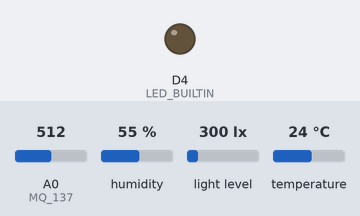
Simulated run of this sketch. Board: ESP8266 (NodeMCU). Parts: output pins drawn as LEDs (lit = HIGH, except the on-board LED, lit = LOW). The inputs (shaded band) are chosen by the test bench; at power-on: A0 (MQ_137) = 512, humidity 55 %, light level 300 lx, temperature 24 °C. WiFi joins after 1.5 s; servers stay silent unless stated; what the sketch prints to the serial monitor is not drawn.

Above: at 1.9 s.
At 101.92 s:
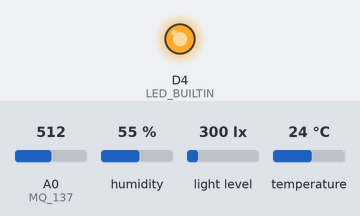
Timing chart, 0 to 103.5 s (numbered marks = the images above):
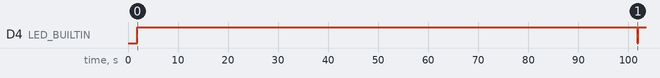

Measured:
- by itself, D4 (LED_BUILTIN): LOW → HIGH at 1.8 s, → LOW 100 s later, → HIGH 0.21 s later

The sketch:

NH3.ino
```cpp
#include "DHT.h"
#include <ESP8266WiFi.h>
#include <WiFiClient.h>
#include <ESP8266WebServer.h>
#include <ESP8266mDNS.h>
#include <SPI.h>
#include <MFRC522.h>
#include <WiFiClientSecure.h>
#include <BH1750FVI.h>
#define DHTPIN D3

#define DHTTYPE DHT22
#define MQ_137 A0

DHT dht(D3,DHTTYPE);
BH1750FVI LightSensor(BH1750FVI::k_DevModeContLowRes);

float humidityData;
float temperatureData;
float fahrenheitData;

float analysis(int);
float Rs;
int sensorValue;

uint16_t lux;
int ledPin = D0;
const char* ssid = "test"; //"NP-Park-A513";//
const char* password = "password"; //"33732036";
//WiFiClient client;
char server[] = "cksmartcare.com";   //eg: 192.168.16.61
const char* fringerprint = "30 25 f9 ce 0f 7b fa ae 19 6a c1 af 84 0f 49 bd 26 b4 9b 0b";//b
WiFiClientSecure client;

void setup()
{
 Serial.begin(115200);
  delay(10);
  dht.begin();
  LightSensor.begin();
  // Connect to WiFi network
  Serial.println();
  Serial.println();
  Serial.print("Connecting to ");
  Serial.println(ssid);

  WiFi.begin(ssid, password);

  while (WiFi.status() != WL_CONNECTED) {
    delay(500);
    Serial.print(".");
  }
  Serial.println("");
  Serial.println("WiFi connected");

  Serial.println("Server started");
  Serial.print(WiFi.localIP());
  delay(100);
  Serial.println("connecting...");
  pinMode(LED_BUILTIN, OUTPUT);
 }
void loop() {
  sensorValue = analogRead(MQ_137);
  digitalWrite(LED_BUILTIN, LOW);
  lux = LightSensor.GetLightIntensity();
  humidityData = dht.readHumidity();
  temperatureData = dht.readTemperature(),1;
  fahrenheitData = dht.readTemperature(true),1;
  client.setFingerprint(fringerprint);
  Sending_To_phpmyadmindatabase();
  digitalWrite(LED_BUILTIN, HIGH);
  //delay(600000); // interval
  delay(100000);
}

float analysis(int adc){
  float slope = -0.4150374993;
  float A = 5.49597909;
  float Rseries = 1000;
  float V_Rseries = ((float)adc*5)/1023;
  Rs = ((5-V_Rseries)/V_Rseries)*Rseries;
  float R0 = 787.172;
  float Y = Rs/R0;
  double Methane_gas = pow(10,(log10(Y/A)/slope));
  return Methane_gas;
}

 void Sending_To_phpmyadmindatabase()  //CONNECTING WITH MYSQL
 {
   if (client.connect(server, 443)) {

    Serial.println("connected");
    // Make a HTTP request:
    client.print("GET /send-data-sensor?sm_temperature=");     //YOUR URL
    Serial.print("temperatureData: ");
    Serial.print(temperatureData); //องศาC
    Serial.println("C");
    client.print(temperatureData); //ความชื่น
    client.print("&sm_humudity="); //ความชื่น
    Serial.print("humidity: ");
    client.print(humidityData);
    Serial.print(humidityData);
    Serial.println("%");
    client.print("&sm_light_intensity="); //ความเข้มแสง
    client.print(lux); //ความเข้มแสง
    Serial.print("Light: ");
    Serial.print(lux);
    Serial.println(" lux");
    client.print("&sm_ammonia="); //nh3
    client.print(analysis(sensorValue),3);
    Serial.print("Ammonia : ");
    Serial.print(analysis(sensorValue),3);
    Serial.println(" ppm");
    Serial.println(" ");
    client.print(" ");      //SPACE BEFORE HTTP/1.1
    client.print("HTTP/1.1");
    client.println();
    client.println("Host: cksmartcare.com");
    client.println("Connection: close");
    client.println();
  } else {
    // if you didn't get a connection to the server:
    Serial.println("connection failed");
    Serial.print("temperatureData: ");
    Serial.print(temperatureData); //องศาC
    Serial.println("C");
    Serial.print("humidity: ");
    Serial.print(humidityData);
    Serial.println("%");
    Serial.print("Light: ");
    Serial.print(lux);
    Serial.println(" lux");
    Serial.print("Ammonia : ");
    Serial.print(analysis(sensorValue),3);
    Serial.println(" ppm");
  }
}
```
